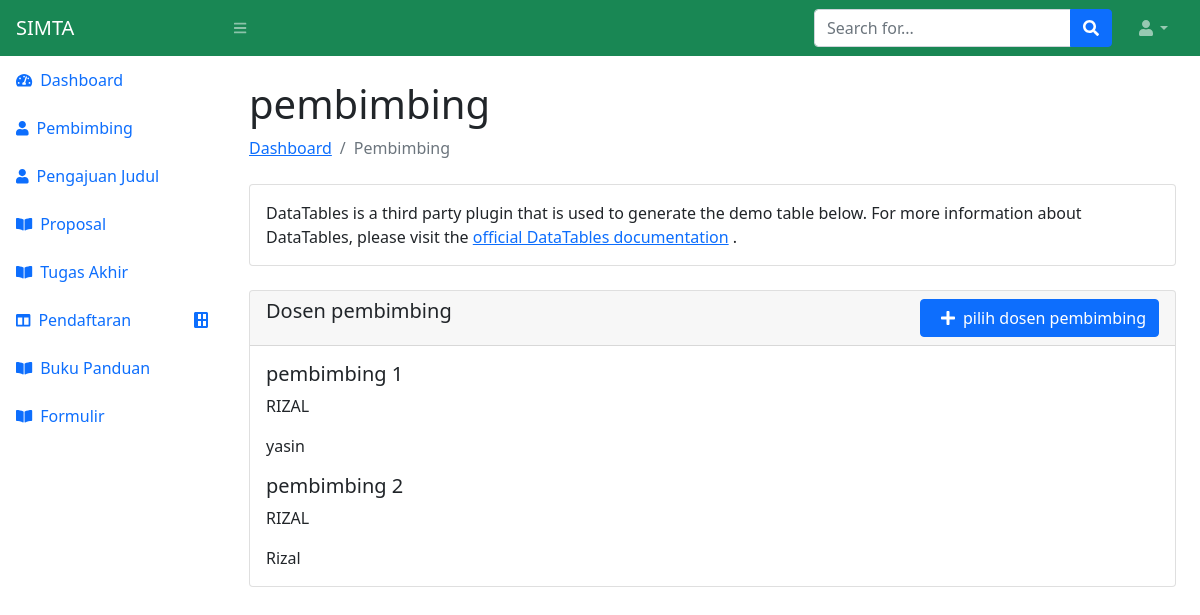
The page /mhs/pembimbing on the database as committed earlier.
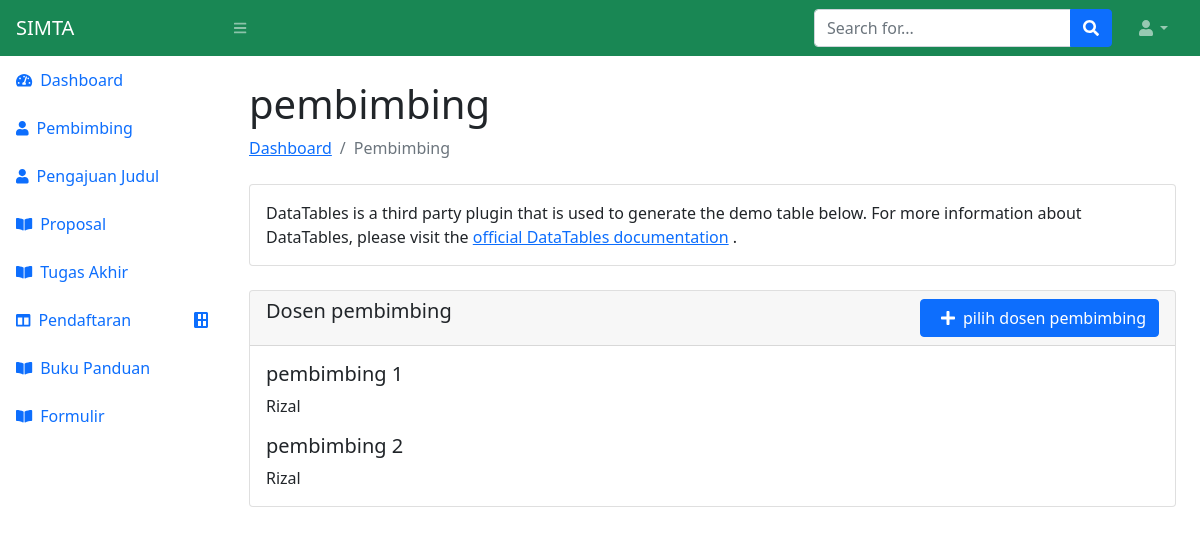
The same page on the database as committed later.
### mahasiswa/models.py (models this page shows)
class pembimbing(models.Model):
    pembimbing_1 = models.TextField(max_length=180, default='')
    pembimbing_2 = models.TextField(max_length=180, default='')

### mahasiswa/views.py (the view, shortened to what this page needs)
# urls.py: path('pembimbing', views.pembimbingViewMhs, name='pembimbing'),
def pembimbingViewMhs(request):
    data_pembimbing =  models.pembimbing.objects.all()
    return render(request, 'mhs/pembimbing.html', {
        'pembimbing': data_pembimbing
    })

### mahasiswa/templates/mhs/pembimbing.html (shortened to what this page needs)
{% extends 'main-mhs.html' %}
{% block content %}
<main>
    <div class="container-fluid px-4">
        <h1 class="mt-4">pembimbing</h1>
        <ol class="breadcrumb mb-4">
            <li class="breadcrumb-item"><a href="index.html">Dashboard</a></li>
            <li class="breadcrumb-item active">Pembimbing</li>
        </ol>
        <div class="card mb-4">
            <div class="card-body">
                DataTables is a third party plugin that is used to generate the demo table below. For more information about DataTables, please visit the
                <a target="_blank" href="https://datatables.net/">official DataTables documentation</a>
                .
            </div>
        </div>
        <div class="card">
            <div class="d-flex justify-content-between card-header">
                <div>
                    <h5 class="">Dosen pembimbing</h5>
                </div>
                <div>
                    <button type="button" class="btn btn-primary" data-bs-toggle="modal" data-bs-target="#staticBackdrop"><span class="mx-2"><i class="fa fa-plus" aria-hidden="true"></i></span><span>pilih dosen pembimbing</span></button>
                </div>
            </div>
            <div class="card-body">
                <h5 class="card-title">pembimbing 1</h5>
            {%for i in pembimbing%}
                <p class="card-text">{{i.pembimbing_1}}</p>
            {%endfor%}
            <h5 class="card-title">pembimbing 2</h5>
            {%for i in pembimbing%}
                <p class="card-text">{{i.pembimbing_2}}</p>
            {%endfor%}
            </div>
        </div>
    </div>
</main>
{% endblock %}

Rows that differ between the two databases and show on the page:
removed pembimbing: pembimbing_1 "RIZAL", pembimbing_2 "RIZAL"
removed pembimbing: pembimbing_1 "yasin", pembimbing_2 "Rizal"
added pembimbing: pembimbing_1 "Rizal", pembimbing_2 "Rizal"
